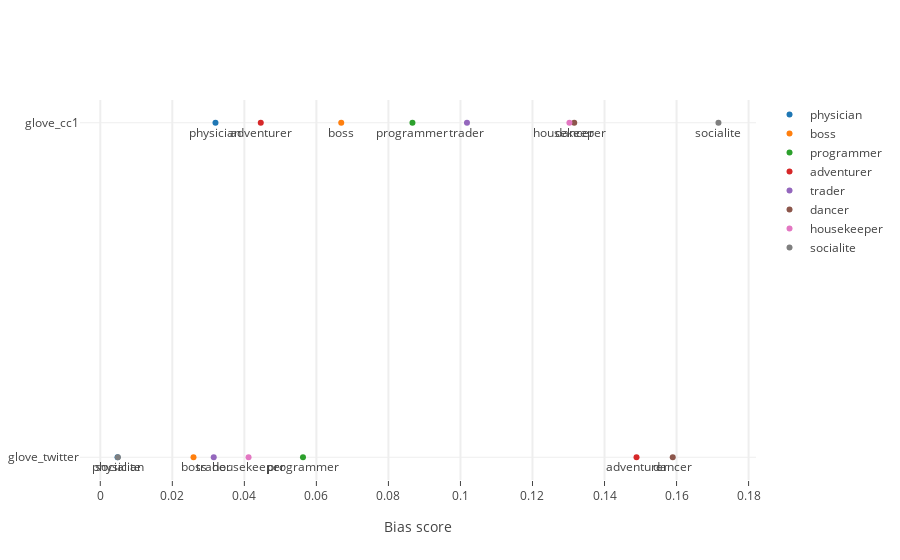

Notebook cell for this chart:
### Markdown cell above
### Computing bias scores for words

This section contains plots comparing two models based on the magnitude of difference between the similarites of the word to the bias axis.

### Code cell
profs_subset = ['physician', 'boss', 'programmer', 'adventurer', 'trader', 'dancer', 'housekeeper', 'socialite']
glove_models = [('glove_twitter', glove_twitter), ('glove_cc1', glove_cc2), ('glove_cc2', glove_cc2)]
ft_models = [('wiki', wiki), ('cc', cc)]

points = np.array([[[bias(m, ['she', 'he'], w, scale=True), i] for w in profs_subset] for i, m in glove_models[:-1]])
scatter_single_axis(points, profs_subset)

### Figure 1 — Plotly figure (JSON) as saved in the notebook; plotly's stock layout.template omitted (floating-point values rounded to 4 significant figures)
{"data": [{"mode": "markers+text", "name": "physician", "text": "physician", "textposition": "bottom center", "type": "scatter", "uid": "14811164-a3a4-428c-afa9-8a8307e91bff", "x": ["0.004791259765625", "0.031982421875"], "y": ["glove_twitter", "glove_cc1"]}, {"mode": "markers+text", "name": "boss", "text": "boss", "textposition": "bottom center", "type": "scatter", "uid": "d7cfbd7a-8f20-4bdd-8943-df9d456693ce", "x": ["0.02587890625", "0.06689453125"], "y": ["glove_twitter", "glove_cc1"]}, {"mode": "markers+text", "name": "programmer", "text": "programmer", "textposition": "bottom center", "type": "scatter", "uid": "bbaf0f2b-da4d-4c5d-9613-37aa4821deb7", "x": ["0.0562744140625", "0.086669921875"], "y": ["glove_twitter", "glove_cc1"]}, {"mode": "markers+text", "name": "adventurer", "text": "adventurer", "textposition": "bottom center", "type": "scatter", "uid": "417b24a1-f5b8-4954-b664-05b472fdc858", "x": ["0.1488819122314453", "0.0445556640625"], "y": ["glove_twitter", "glove_cc1"]}, {"mode": "markers+text", "name": "trader", "text": "trader", "textposition": "bottom center", "type": "scatter", "uid": "dd2614a5-d62b-4480-b958-848ebfff7259", "x": ["0.031494140625", "0.101806640625"], "y": ["glove_twitter", "glove_cc1"]}, {"mode": "markers+text", "name": "dancer", "text": "dancer", "textposition": "bottom center", "type": "scatter", "uid": "c8217c76-16d0-47a8-b03e-61946c27151e", "x": ["0.158935546875", "0.131591796875"], "y": ["glove_twitter", "glove_cc1"]}, {"mode": "markers+text", "name": "housekeeper", "text": "housekeeper", "textposition": "bottom center", "type": "scatter", "uid": "a430d63c-3883-45cc-af45-6f5404d16d23", "x": ["0.041168212890625", "0.1302490234375"], "y": ["glove_twitter", "glove_cc1"]}, {"mode": "markers+text", "name": "socialite", "text": "socialite", "textposition": "bottom center", "type": "scatter", "uid": "57e7bde9-8791-4cb3-a969-c25a064a4d0c", "x": ["0.0048828125", "0.171630859375"], "y": ["glove_twitter", "glove_cc1"]}], "layout": {"hovermode": "closest", "showlegend": true, "title": "", "xaxis": {"gridwidth": 2, "ticklen": 5, "title": "Bias score", "zeroline": false}, "yaxis": {"autorange": true, "categoryorder": "category descending", "title": "", "type": "category"}}}
